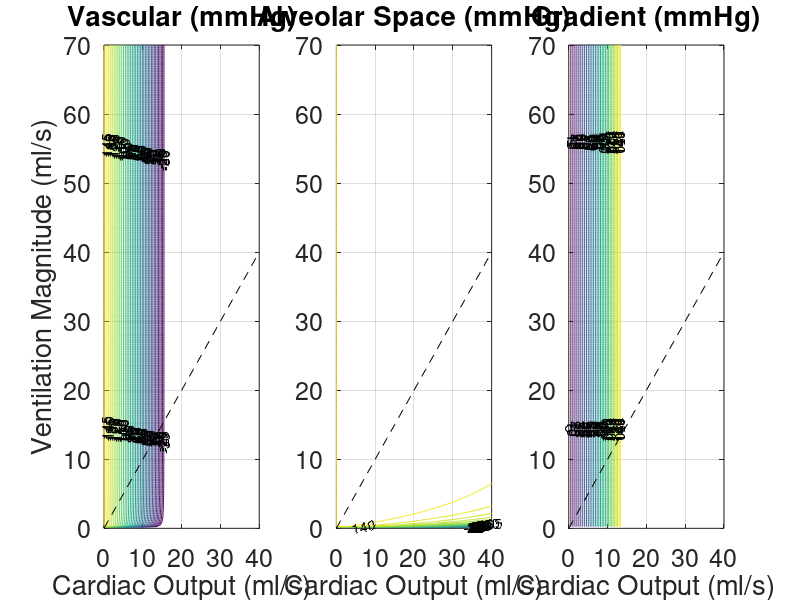

The MATLAB script that drew this image:
% clear; close all; clc;
% This script solves Model E and saves results into a .mat file + generates
% fun animated .gifs to show how the diffusion parameter affects model
% behavior

%%% parameters
D     = 20;      %apparent diffusion (ml/s)
Pair  = 150;    %atmospheric oxygen partial pressure (mmHg)
Pin   = 45;     %mixed venous oxygen partial pressure - pulmonary inlet (mmHg)
Vvasc = 1;      %volume of vascular space (ml)
Valv  = 1;      %alveolar volume (ml)

alpha = 1.3e-6*1e3;  % O2 solubility  in water/plasma(mM/mmHg)
CHb   = 0.021*1e3;   % Hb binding site conc (mmol/L of RBC's)
Hct   = 0.40;    % hematocrit (unitless)
C0    = CHb*Hct; % blood oxygen binding capacity (mol/L)
n     = 2.7;     % Hill exponent
P50   = 30;      % half-max saturation of Hb
beta  = 16800*1e-3; % O2 solubility in air (mmHg/mM)

Vp = 70; %ventilation flow (L/min)
Qp = 70; %blood flow (L/min)
VO2M = 8; %O2 consumption rate (L/min)

k = 2.5;%conversion factor to convert O2 content (ml O2/100ml blood) to concentration (mM)

% empirical function of Cardiac Ouput as a function of work rate - from Stringer 1997
% Reference --> Stringer WW, Hansen JE, Wasserman K. Cardiac output estimated noninvasively from oxygen uptake during exercise. Journal of Applied Physiology. 1997 Mar 1;82(3):908-12.
a = 0.105;
b = 5.72;


%%% grid for contour plot
de = 0.25;
q  = 0:de:Vp;
v  = 0:de:Qp;
np = length(q);
[Q,V] = meshgrid(q,v);

%%% Setting the diffusion parameter
load('ModelE_optimization_results.mat','D_opt_0', 'D_opt_1')
D_0 = D_opt_0;

% assuming some kind of vascular recruitment where the apparent diffusion
% increases as blood flow increases - D_opt is a unitless parameter here
D_1 = D_opt_1*Q; 

% estimation D algebraically to set Pv to a physiological value at baseline
pv_T = 100; % target vascular oxygen tension
v_T = 6; %target basal ventilation
q_T = 5; %target basal blood flow
VO2_T = -VO2M.*b.*q_T./(100.*(a.*q_T-VO2M)); %target oxygen consumption
D_2 = 1/(alpha*(k*(Pair-pv_T)/VO2_T - beta/v_T));

% setting the parameter
D = D_2;

%%% computing contour plot
VO2 = -VO2M.*b.*Q./(100.*(a.*Q-VO2M));
pvasc = Pair - VO2.*(beta./V + 1/alpha./D)./k;
palv  = Pair-beta.*VO2./V./k ;
dpac  = palv - pvasc;


% %%% look up table
% load('Lookup.mat') %outputs LOOK
% P = LOOK.Plookup;
% C = LOOK.Clookup;
% 
% cvasc = real(interp1(P,C,pvasc));
% cin = cvasc - VO2./Q./k;
% pin = real(interp1(P,C,cin));

% %%% explore affect of apparent diffusion parameters
% Dv = 0:0.5:30; %vector of diffusion parameters to explore
% Dpvasc = zeros(length(q),length(v),length(Dv));
% Dpalv  = zeros(length(q),length(v),length(Dv));
% 
% tic;
% for i = 1:length(Dv)
%     Dpvasc(:,:,i) = Pair - VO2.*(beta./V+1/alpha/Dv(i))./k;
%     Dpalv(:,:,i)  = Pair-beta.*VO2./V./k;
%     disp(i)
% end
% Ddpac  = Dpalv - Dpvasc;
% 
% Dcvasc = interp1(P,C,Dpvasc);
% Dcin = Dcvasc - VO2./Q./k;
% Dpin = real(interp1(P,C,Dcin));
% toc;

save('ModelE_results.mat')

%%% plots
xl = 40;
yl = 70;


% figure;
% surf(Q,V,pvasc, 'EdgeColor','none')
% title('Pvasc')
% xlabel('q')
% ylabel('v')
% % axis equal
% 
% figure;
% surf(Q,V,palv, 'EdgeColor','none')
% title('Palv')
% xlabel('q')
% ylabel('v')
% % axis equal
% 
% figure;
% surf(Q,V,dpac, 'EdgeColor','none')
% title('\Delta P')
% xlabel('q')
% ylabel('v')
% 
% 
% figure;
% surf(Q,V,pin, 'EdgeColor','none')
% title('Pin')
% xlabel('q')
% ylabel('v')
% % axis equal

CON = -30:5:150;
x = 0:max(v);
figure;
subplot(1,3,1)
contour(Q,V,pvasc,CON,'ShowText','on')
hold on
plot(x,x,'k--')
hold on
set(gca,'fontsize',18)
title('Vascular (mmHg)')
xlabel('Cardiac Output (ml/s)')
ylabel('Ventilation Magnitude (ml/s)')
% axis equal
grid on
xlim([0 xl])
ylim([0 yl])

% figure;
subplot(1,3,2)
contour(Q,V,palv,CON,'ShowText','on')
hold on
plot(x,x,'k--')
hold on
set(gca,'fontsize',18)
title('Alveolar Space (mmHg)')
xlabel('Cardiac Output (ml/s)')
% axis equal
grid on
xlim([0 xl])
ylim([0 yl])

% figure;
subplot(1,3,3)
contour(Q,V,dpac,CON,'ShowText','on')
hold on
plot(x,x,'k--')
hold on
set(gca,'fontsize',18)
title('Gradient (mmHg)')
xlabel('Cardiac Output (ml/s)')
% axis equal
grid on
xlim([0 xl])
ylim([0 yl])


% %%% making gifs
% CON = -30:5:150;
% h = figure('units','normalized','outerposition',[0 0 1 1]);
% for i = 1:length(Dv) %iterate by size of Dv
%     %%%% make contour plots
%     cla(gca)
%     
%     contour(Q,V,squeeze(Dpvasc(:,:,i)),CON,'ShowText','on')
%     hold on
%     plot(x,x,'k--')
%     set(gca,'fontsize',18)
%     xlabel('Cardiac Output (ml/s)')
%     ylabel('Ventilation Magnitude (ml/s)')
%     text(50,10,['D = ', num2str(Dv(i))],'fontsize',18)
%     axis equal
%     grid on
%     
%     if i == 1
%         gif('ModelB2_vasc.gif','DelayTime',1/15) %make gif file
%     else
%         gif %append frame to gif
%     end
%     disp(i)
% end
% 
% h2 = figure('units','normalized','outerposition',[0 0 1 1]);
% for i = 1:length(Dv) %iterate by size of Dv
%     %%%% make contour plots
%     cla(gca)
%     
%     contour(Q,V,squeeze(Dpalv(:,:,i)),CON,'ShowText','on')
%     hold on
%     plot(x,x,'k--')
%     set(gca,'fontsize',18)
%     xlabel('Cardiac Output (ml/s)')
%     ylabel('Ventilation Magnitude (ml/s)')
%     text(50,10,['D = ', num2str(Dv(i))],'fontsize',18)
%     axis equal
%     grid on
%     
%     if i == 1
%         gif('ModelB2_alv.gif','DelayTime',1/15) %make gif file
%     else
%         gif %append frame to gif
%     end
%     disp(i)
% end
% 
% h3 = figure('units','normalized','outerposition',[0 0 1 1]);
% for i = 1:length(Dv) %iterate by size of Dv
%     %%%% make contour plots
%     cla(gca)
%     
%     contour(Q,V,squeeze(Ddpac(:,:,i)),CON,'ShowText','on')
%     hold on
%     plot(x,x,'k--')
%     set(gca,'fontsize',18)
%     xlabel('Cardiac Output (ml/s)')
%     ylabel('Ventilation Magnitude (ml/s)')
%     text(50,10,['D = ', num2str(Dv(i))],'fontsize',18)
%     axis equal
%     grid on
%     
%     if i == 1
%         gif('ModelB2_grad.gif','DelayTime',1/15) %make gif file
%     else
%         gif %append frame to gif
%     end
%     disp(i)
% end
